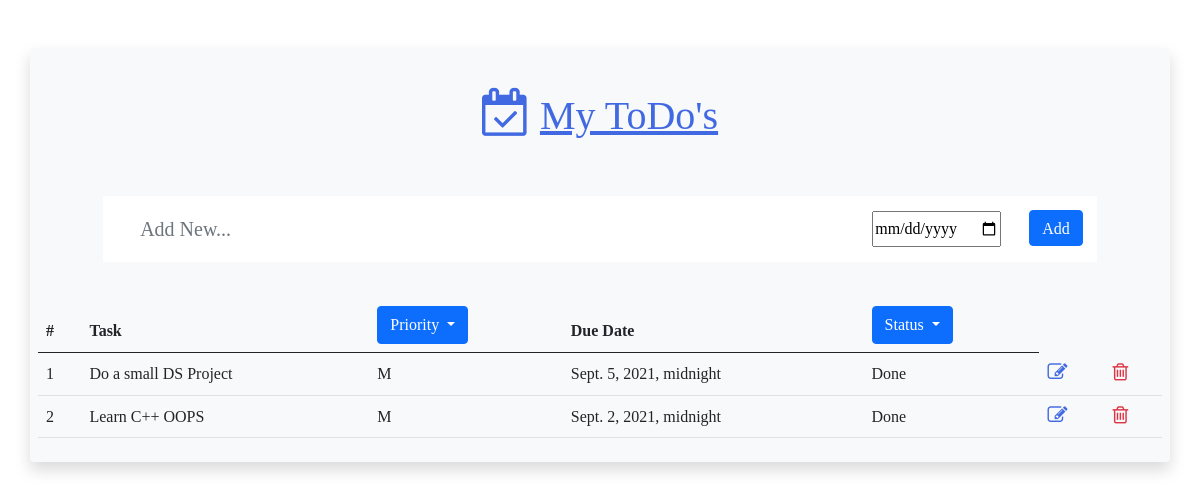
The page /filter/M on the database its author committed.
### home/models.py (models this page shows, shortened)
class Task(models.Model):
    Priority = (('L', 'Low'),
                ('M', 'Medium'),
                ('H', 'High'))
    task_name = models.CharField(max_length=200)
    due_date = models.DateTimeField(default=None, null=True, blank=True)
    completed = models.BooleanField(default=False)
    priority = models.CharField(max_length=1, choices=Priority, default='L')

### home/views.py (the view)
# urls.py: path('filter/<choice>', views.filter_priority, name='priority'),
def filter_priority(request, choice):
    if request.method == 'POST':
        form = TaskForm(request.POST)
        if form.is_valid():
            form.save()
    tasks = Task.objects.filter(priority=choice)
    form = TaskForm()
    print(form)
    return render(request, 'home.html', {'tasks': tasks, 'form': form})

### home/forms.py
class TaskForm(forms.ModelForm):
    class Meta:
        model = Task
        fields = ['task_name', 'due_date']

### templates/home.html (shortened to what this page needs)
{% extends 'base.html' %}
{% block content %}
    <div class="container m-5 p-2 rounded mx-auto bg-light shadow">
        <div class="row m-1 p-4">
            <div class="col">
                <div class="p-1 h1 test-primary text-center display-inline-block">
                    <i class="fa fa-calendar-check-o" style="font-size:48px;color:royalblue"></i>
                    <u style="color:royalblue">My ToDo's</u>
                </div>
            </div>
        </div>
        <form method = "POST">
            <div class="row m-1 p-3">
                <div class="col col-11 mx-auto">
                    <div class="row bg-white justify-content-center p-1">
                        <div class="col">
                            <input type="text" name="task_name" id="id_task_name" style="height:20px;margin:5px" maxlength="200" class="form-control form-control-lg border-0 add-todo-input bg-transparent" placeholder="Add New..."  required>
                        </div>
                        <div class="col-auto m-0 px-2 d-flex align-items-center">
                            <input title="Set a due date" type="date" style="height:36px;margin:10px;" name="due_date" id="id_due_date">
                        </div>
                        <div class="col-auto px-0 mx-0 mr-2">
                            <input type="submit" class="btn btn-primary" style="height:36px;margin:10px;" value="Add">
                        </div>
                    </div>
                </div>
            </div>
        </form>
        <div class="p-2 mx-4 border-black-25 bottom-bottom"></div>
        <table class="table">
            <thead>
                <tr>
                    <th scope="col">#</th>
                    <th scope="col">Task</th>
                    <th scope="col">
                        <div class="dropdown">
                            <button class="btn btn-primary dropdown-toggle" type="button" data-toggle="dropdown">
                                Priority
                            </button>
                        </div>
                    </th>
                    <th scope="col">Due Date</th>
                    <th scope="col">
                        <div class="dropdown">
                            <button class="btn btn-primary dropdown-toggle" type="button" data-toggle="dropdown">
                                Status
                            </button>
                        </div>
                    </th>
                </tr>
            </thead>
            <tbody>
            {% for task in tasks %}
                <tr>
                    <td scope="row">{{ forloop.counter }}</td>
                    <td scope="row">{{ task.task_name }}</td>
                    <td scope="row">{{ task.priority }}</td>
                    <td scope="row">{{ task.due_date }}</td>
                    <td scope="row">
                        {% if task.completed == True %}
                            Done
                        {% else %}
                            <a class="link" href="{% url 'home:completed' task.id %}">Mark as Complete</a></td>
                        {% endif %}
                    <td><a href="{% url 'home:edit' task.id %}"><i class="fa fa-edit" style="font-size:20px;color:royalblue"></i></a></td>
                    <td><a href="{% url 'home:delete' task.id %}"><i class="fa fa-trash-o text-danger" style="font-size:20px"></i></a></td>
                </tr>
            {% endfor %}
            </tbody>
        </table>
    </div>
{%  endblock %}

### templates/base.html (style rules this page uses)
body { font-family: 'Open-Sans','sans-serif'; line-height: 1.6; }
.add-todo-input { outline: None; }

### rows shown on the page
Task: task_name "Do a small DS Project", priority "M", due_date "Sept. 5, 2021, midnight", completed "Done"
Task: task_name "Learn C++ OOPS", priority "M", due_date "Sept. 2, 2021, midnight", completed "Done"
